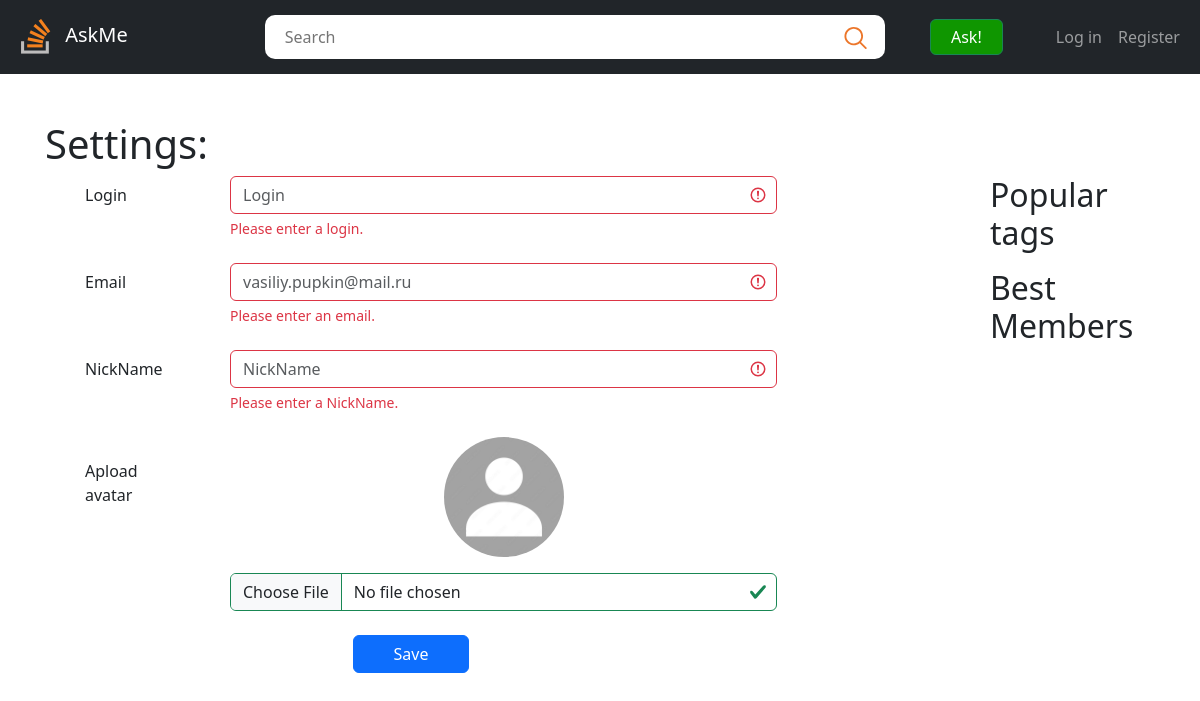
The app's page /settings, older data.
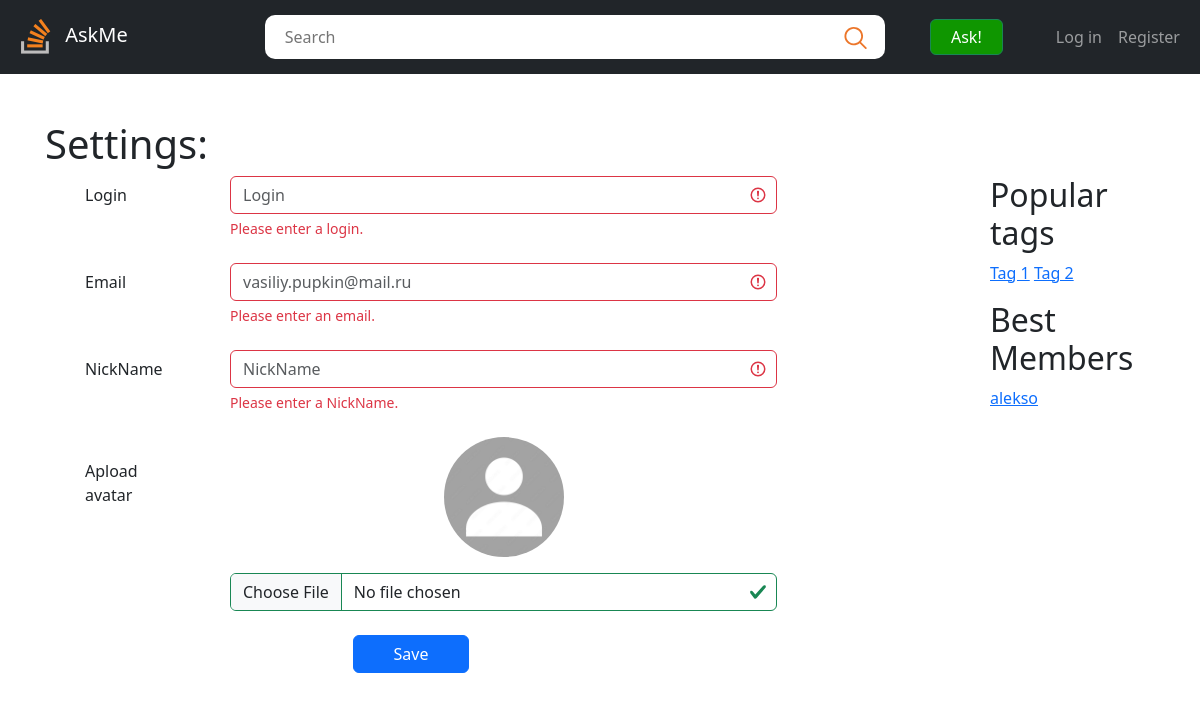
The same page, newer data.
### app/models.py (models this page shows)
class Tag(models.Model):
    name = models.CharField(max_length=30)
    objects = TagManager()
    def __str__(self):
        return self.name

class Profile(models.Model):
    avatar = models.ImageField(blank = True, upload_to = "DBImages/")
    user = models.OneToOneField(User, models.CASCADE)
    objects = ProfileManager()
    def __str__(self):
        return self.user.username

### app/views.py (the view)
def settings(request):
    popular_tags = models.Tag.objects.popular_tags()
    best_users = models.Profile.objects.top_profiles()
    context = {
        'popular_tags': popular_tags,
        'best_users': best_users,
    }
    return render(request, 'settings.html', context=context)

### app/models.py (called while the page is built)
    def popular_tags(self):
        return self.annotate(raiting = Count('questions')).order_by('-raiting')[:10]

    def top_profiles(self):
        return self.annotate(raiting = Count('questions')).order_by('-raiting')[:10]

### templates/settings.html (shortened to what this page needs)
{% extends "include/base.html" %}
{% load static %}
{% block title %}
<h1>Settings: &nbsp;</h1>
{% endblock %}
{% block content %}
<form action="#" class="was-validated">
    <div class="row g-2 align-items-baseline">
        <div class="col-3">
            <label class="form-label">Login</label>
        </div>
        <div class="col-9">
            <input type="text" class="form-control" id="login" placeholder="Login"
            value="{{ user_info.login }}" required>
            <div class="invalid-feedback">Please enter a login.</div>
        </div>
    </div>
    <div class="row g-2 align-items-baseline mt-3">
        <div class="col-3">
            <label class="form-label">Email</label>
        </div>
        <div class="col-9">
            <input type="email" class="form-control" id="email" placeholder="vasiliy.pupkin@mail.ru"
            value="{{ user_info.email }}" required>
            <div class="invalid-feedback">Please enter an email.</div>
        </div>
    </div>
    <div class="row g-2 align-items-baseline mt-3">
        <div class="col-3">
            <label class="form-label">NickName</label>
        </div>
        <div class="col-9">
            <input type="text" class="form-control" id="nick-name" placeholder="NickName"
            value="{{ user_info.nick_name }}" required>
            <div class="invalid-feedback">Please enter a NickName.</div>
        </div>
    </div>
    <div class="row g-2 align-items-baseline mt-3">
        <div class="col-3">
            <label class="form-label">Apload avatar</label>
        </div>
        <div class="col-9">
            <div class="user-icon icon-extra-large">
                {% if user_info.avatar %}
                    <img src="{% static user_info.avatar %}">
                {% else %}
                    <img src="{% static 'img/default-avatar-icon.jpg' %}">
                {% endif %}
            </div>
            <input type="file" class="form-control mt-3" id="avatar">
        </div>
    </div>
    <div class="row g-2 align-items-baseline mt-3">
        <div class="col-2">
            <button type="submit" class="btn btn-primary w-100">Save</button>
        </div>
    </div>
</form>
{% endblock %}

### templates/include/base.html (shortened to what this page needs)
<!DOCTYPE html>
{% load static %}
<html lang="en">
    <head>
        <link href="{% static 'css/bootstrap.css' %}" rel="stylesheet" />
        <link href="{% static 'css/style.css' %}" rel="stylesheet" />
    </head>
    <body>
        <header class="header container">
            <nav class="navbar navbar-expand-md navbar-dark fixed-top bg-dark">
                <div class="container-fluid">
                    <a href="{% url 'index' %}" class="logo no-underline navbar-brand">
                        <img width="48" src="{% static 'img/logo.png' %}" alt="Logo: AskMe" />
                        <span>AskMe</span>
                    </a>
                    <form action="#" class="search-form" role="search">
                        <input class="search-input" type="text" placeholder="Search" />
                        <button class="search-button btn">
                            <img src="{% static 'img/search-icon.svg' %}" alt="search-icon" />
                        </button>
                    </form>
                    <a href="{% url 'ask' %}" class="ask-button btn btn-outline-success">Ask!</a>
                    <div class="auth d-flex">
                        {% if user_info.is_auth %}
                        <div class="user-icon icon-medium">
                            <img src="{% static 'img/avatar.jpg' %}" />
                        </div>
                        <div class="user-info">
                            <a href="{% url 'settings' %}" class="user-name no-underline">{{ user_info.login }}</a>
                            <ul class="navbar-nav me-auto mb-2 mb-md-0">
                                <li class="nav-item">
                                    <a class="nav-link" href="{% url 'settings' %}">Settings</a>
                                </li>
                                <li class="nav-item">
                                    <a class="nav-link" href="{% url 'index' %}">Log out</a>
                                </li>
                            </ul>
                        </div>
                        {% else %}
                        <ul class="navbar-nav me-auto mb-2 mb-md-0">
                            <li class="nav-item">
                                <a class="nav-link" href="{% url 'login' %}">Log in</a>
                            </li>
                            <li class="nav-item">
                                <a class="nav-link" href="{% url 'signup' %}">Register</a>
                            </li>
                        </ul>
                        {% endif %}
                    </div>
                </div>
            </nav>
        </header>
        <main class="flex-shrink-0">
            <div class="container">
                <div class="title d-flex align-items-baseline">{% block title %} {% endblock %}</div>
                <div class="row">
                    <div class="col-8">
                        {% block content %} {% endblock %}
                    </div>
                    <div class="col-2"></div>
                    <div class="col-2">
                        <div class="popular-tags">
                            <h2>Popular tags</h2>
                            <ul class="vert-tags">
                                {% include 'include/tag_list.html' with tag_list=popular_tags %}
                            </ul>
                        </div>
                        <div class="best-members">
                            <h2>Best Members</h2>
                            <ul class="horiz-tags">
                                {% for user in best_users %}
                                    <li><a href="#">{{ user }}</a></li>
                                {% endfor %}
                            </ul>
                        </div>
                    </div>
                </div>
            </div>
        </main>
    </body>
</html>

### templates/include/tag_list.html
{% load static %}
{% for tag in tag_list.all %}
    <li><a href="{% url 'tag' tag_id=tag.id %}">{{ tag }}</a></li>
{% endfor %}

Row changes from the older to the newer data that the page shows:
added Tag: name "Tag 1"
added Tag: name "Tag 2"
added Profile: user.username "alekso"
